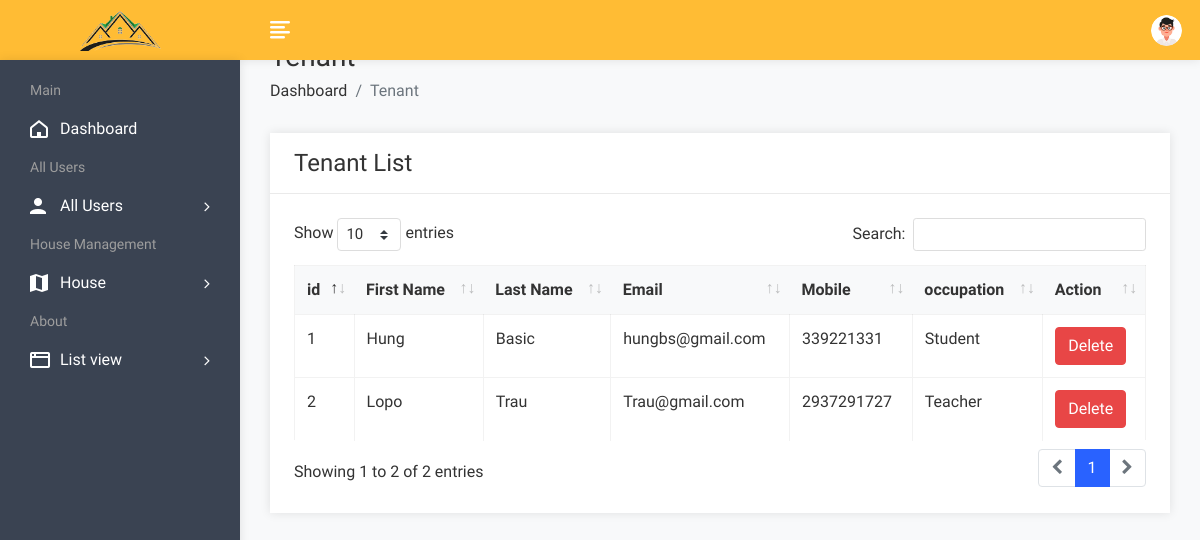
The app's page /Admin/tenantlist.php with its own data.
### tables this page shows
CREATE TABLE `tenant` (
  `t_id` int(11) NOT NULL,
  `fname` varchar(20) DEFAULT NULL,
  `lname` varchar(20) DEFAULT NULL,
  `email` varchar(50) DEFAULT NULL,
  `pwd` varchar(30) DEFAULT NULL,
  `mobile_no` bigint(20) DEFAULT NULL,
  `occupation` varchar(50) DEFAULT NULL
);

### Admin/tenantlist.php (the view, shortened to what this page needs)
<!DOCTYPE html>
<html lang="en">
<head>
        <link rel="stylesheet" href="../Admin/assets/css/bootstrap.min.css">
        <link rel="stylesheet" href="../Admin/assets/css/font-awesome.min.css">
        <link rel="stylesheet" href="../Admin/assets/css/feathericon.min.css">
		<link rel="stylesheet" href="../Admin/assets/plugins/datatables/dataTables.bootstrap4.min.css">
		<link rel="stylesheet" href="../Admin/assets/plugins/datatables/responsive.bootstrap4.min.css">
		<link rel="stylesheet" href="../Admin/assets/plugins/datatables/select.bootstrap4.min.css">
		<link rel="stylesheet" href="../Admin/assets/plugins/datatables/buttons.bootstrap4.min.css">
        <link rel="stylesheet" href="../Admin/assets/css/style.css">
    </head>
    <body>
				<?php include("../Admin/inhead.php"); ?>
            <div class="page-wrapper">
                <div class="content container-fluid">
					<div class="page-header">
						<div class="row">
							<div class="col">
								<h3 class="page-title">Tenant</h3>
								<ul class="breadcrumb">
									<li class="breadcrumb-item"><a href="../Admin/index.php">Dashboard</a></li>
									<li class="breadcrumb-item active">Tenant</li>
								</ul>
							</div>
						</div>
					</div>
					<div class="row">
						<div class="col-sm-12">
							<div class="card">
								<div class="card-header">
									<h4 class="card-title">Tenant List</h4>
								</div>
								<div class="card-body">
									<table id="basic-datatable" class="table table-bordered table-hover">
                                            <thead>
                                                <tr>
                                                    <th>id</th>
                                                    <th>First Name</th>
                                                    <th>Last Name</th>
                                                    <th>Email</th>
                                                    <th>Mobile</th>
													<th>occupation</th>
                                                    <th>Action</th>
                                                </tr>
                                            </thead>
                                            <tbody>
											<?php
												$query=mysqli_query($conn,"select * from tenant where pwd='123456'");
												$cnt=1;
												while($row=mysqli_fetch_row($query))
													{
											?>
                                                <tr>
                                                    <td><?php echo $cnt; ?></td>
                                                    <td><?php echo $row['1']; ?></td>
                                                    <td><?php echo $row['2']; ?></td>
                                                    <td><?php echo $row['3']; ?></td>
                                                    <td><?php echo $row['5']; ?></td>
                                                    <td><?php echo $row['6']; ?></td>
                                                    <td><a href="userdelete.php?id=<?php echo $row['0']; ?>"><button class="btn btn-danger">Delete</button></a></td>
                                                </tr>
                                                <?php
												$cnt=$cnt+1;
												}
												?>
                                            </tbody>
                                        </table>
								</div>
							</div>
						</div>
					</div>
				</div>
			</div>
    </body>
</html>

### records on screen
tenant: fname "Hung", lname "Basic", email "hungbs@gmail.com", mobile_no "339221331", occupation "Student"
tenant: fname "Lopo", lname "Trau", email "Trau@gmail.com", mobile_no "2937291727", occupation "Teacher"
